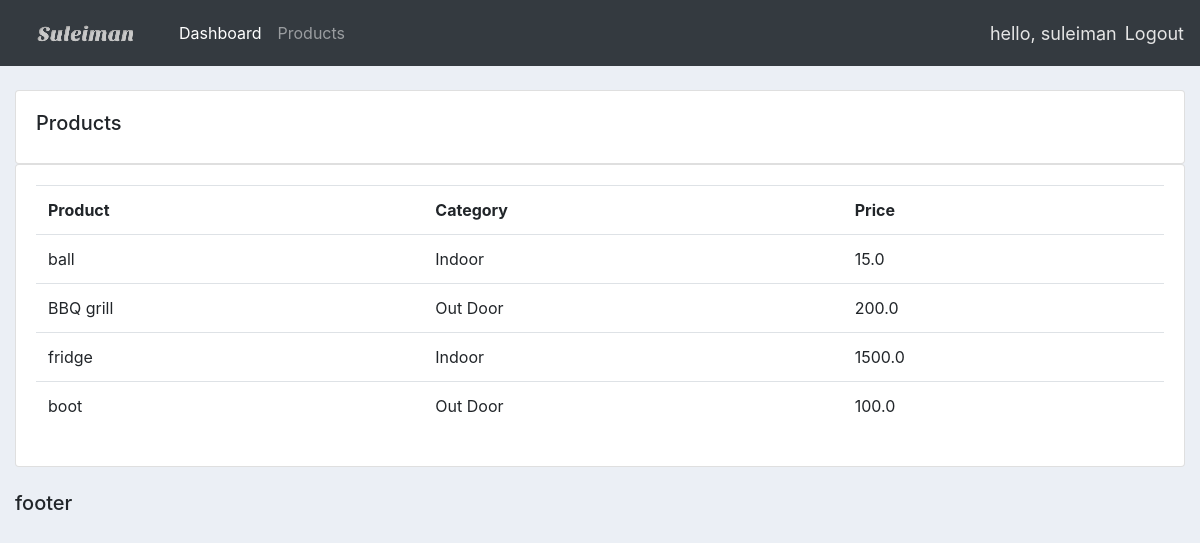
Screenshot of /products/ (signed in) with the database file from the repository.
### accounts/models.py (models this page shows, shortened)
class Product(models.Model):
    CATEGORY = (
        ('Indoor', 'Indoor'),
        ('Out Door', 'Out Door'),
    )
    name = models.CharField(max_length=200, null=True)
    price = models.FloatField(max_length=200)
    category = models.CharField(max_length=200, null=True, choices=CATEGORY)
    description = models.CharField(max_length=200, blank=True, null=True)
    date_created  = models.DateTimeField(auto_now_add=True, null=True)
    tag = models.ManyToManyField(Tag)

### accounts/decorators.py (the view)
        def wrapper_func(request, *args, **kwargs):
            group = None
            if request.user.groups.exists():
                group = request.user.groups.all()[0].name
            if group in allowed_roles:
                return view_func(request,*args, **kwargs)
            else:
                return HttpResponse('You are not autherized to view this page.')

### accounts/views.py (called while the page is built)
@login_required(login_url='login')
@allowed_users(allowed_roles=['admin'])
def products(request):
    products = Product.objects.all()
    return render(request, 'accounts/products.html', {'products':products})

### accounts/templates/accounts/products.html
{%  extends 'accounts/main.html' %}
{% block content %}
		<br>
		<div class="row">
			<div class="col-md">
				<div class="card card-body">
					<h5>Products</h5>
				</div>
				<div class="card card-body">
					<table class="table">
						<tr>
							<th>Product</th>
							<th>Category</th>
							<th>Price</th>
						</tr>
						{% for product in products %}
							<tr>
							<td>{{ product.name }}</td>
							<td>{{ product.category }}</td>
							<td>{{ product.price }}</td>
							</tr>
						{% endfor %}
					</table>
				</div>
			</div>
		</div>
{% endblock content %}

### accounts/templates/accounts/navbar.html (shortened to what this page needs)
{% load static %}
<nav class="navbar navbar-expand-lg navbar-dark bg-dark">
    <a class="navbar-brand" href="{% url 'home' %}"><img src="{% static 'images/logo.png' %}" alt="logo"></a>
    <div class="collapse navbar-collapse" id="navbarNav">
      <ul class="navbar-nav">
        {% if request.user.is_staff %}
          <li class="nav-item active">
            <a class="nav-link" href="{% url 'home' %}">Dashboard</a>
          </li>
          <li class="nav-item">
            <a class="nav-link" href="{% url 'products' %}">Products</a>
          </li>
        {% endif %}
      </ul>
    </div>
    <span class="username" >hello, {{request.user}}</span>
    <span><a class ="logout" href="{% url 'logout' %}">Logout</a></span>
  </nav>

### static/css/main.css (style rules this page uses)
body { background-color: #ebeff5; }

### accounts/templates/accounts/navbar.html (style rules this page uses)
.logout { font-size: 18px; color: #e5e5e5; }
.username { font-size: 18px; margin-right: 8px; color: #e5e5e5; }

### rows the page displays
Product: name "ball", category "Indoor", price "15.0"
Product: name "BBQ grill", category "Out Door", price "200.0"
Product: name "fridge", category "Indoor", price "1500.0"
Product: name "boot", category "Out Door", price "100.0"

### other values shown
{{ request.user }} "suleiman"
